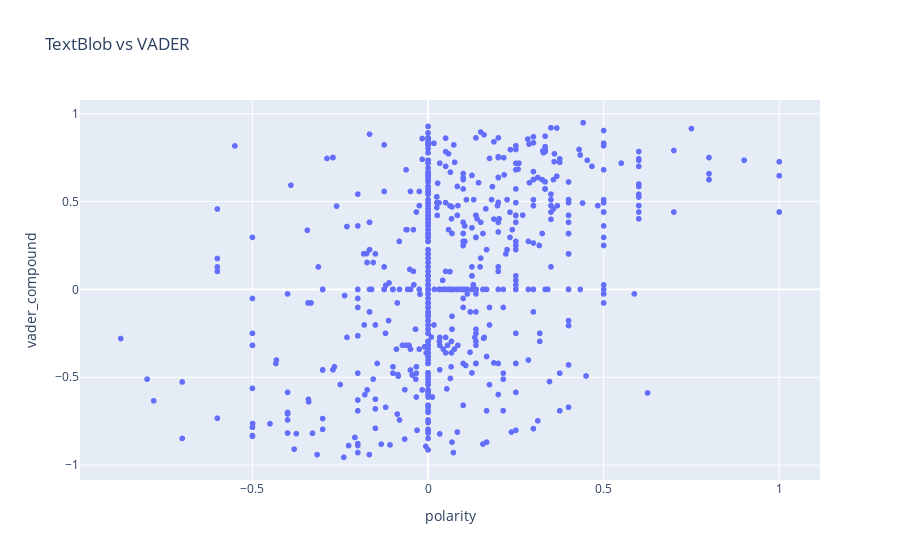

Notebook cell for this chart:
### Code cell
fig = px.scatter(df_new, x="polarity", y="vader_compound", hover_data=['tweet_text'],
                 title="TextBlob vs VADER")
fig.show()

### Figure 1 — Plotly figure (JSON) as saved in the notebook; plotly's stock layout.template omitted (floating-point values rounded to 4 significant figures; data arrays with more than 128 entries replaced by an {"elided": "..."} marker saying what was removed)
{"data": [{"customdata": {"elided": "1127x1 str values"}, "hovertemplate": "polarity=%{x}<br>vader_compound=%{y}<br>tweet_text=%{customdata[0]}<extra></extra>", "legendgroup": "", "marker": {"color": "#636efa", "symbol": "circle"}, "mode": "markers", "name": "", "showlegend": false, "type": "scattergl", "x": {"elided": "1127 float values"}, "xaxis": "x", "y": {"elided": "1127 float values"}, "yaxis": "y"}], "layout": {"autosize": true, "legend": {"tracegroupgap": 0}, "title": {"text": "TextBlob vs VADER"}, "xaxis": {"anchor": "y", "autorange": true, "domain": [0, 1], "range": [-0.9886, 1.114], "title": {"text": "polarity"}, "type": "linear"}, "yaxis": {"anchor": "x", "autorange": true, "domain": [0, 1], "range": [-1.112, 1.106], "title": {"text": "vader_compound"}, "type": "linear"}}}
